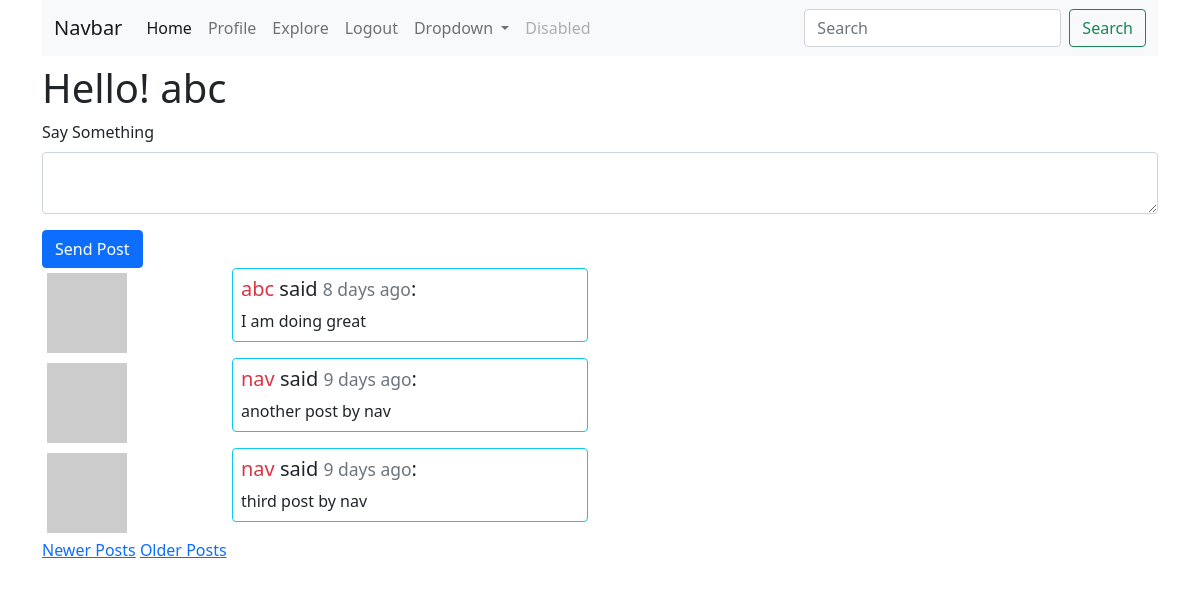
Page /index?page=2 (signed in) on the committed database.
### app/models.py (models this page shows, shortened)
class User(UserMixin, db.Model):
    id = db.Column(db.Integer, primary_key=True)
    username = db.Column(db.String(64), index=True, unique=True)
    email = db.Column(db.String(120), index=True, unique=True)
    password_hash = db.Column(db.String(128))
    posts = db.relationship('Post', backref='author', lazy='dynamic')
    about_me = db.Column(db.String(140))
    last_seen = db.Column(db.DateTime, default=datetime.utcnow)
    followed = db.relationship(
        'User', secondary=followers,
        primaryjoin = (followers.c.follower_id == id),
        secondaryjoin = (followers.c.followed_id == id),
        backref = db.backref('followers', lazy='dynamic'), lazy='dynamic')
    def avatar(self, size):
        digest = md5(self.email.lower().encode('utf-8')).hexdigest()
        return f'https://gravatar.com/avatar/{digest}?d=identicon&s={size}'
    def followed_posts(self):
        followed = Post.query.join(
            followers, (followers.c.followed_id == Post.user_id)).filter(
                followers.c.follower_id == self.id)
        own = Post.query.filter_by(user_id=self.id)
        return followed.union(own).order_by(Post.timestamp.desc())

class Post(db.Model):
    id = db.Column(db.Integer, primary_key=True)
    body = db.Column(db.String(140))
    timestamp = db.Column(db.DateTime, index=True, default=datetime.utcnow)
    user_id = db.Column(db.Integer, db.ForeignKey('user.id'))

### app/routes.py (the view)
@app.route('/', methods=['GET', 'POST'])
@app.route('/index', methods=['GET', 'POST'])
@login_required
def index():
    form = PostForm()
    if form.validate_on_submit():
        post = Post(body=form.post.data, author=current_user)
        db.session.add(post)
        db.session.commit()
        flash('Your post is live !', 'success')
        return redirect(url_for('index'))
    page = request.args.get('page', default=1, type=int)
    posts = current_user.followed_posts().paginate(page, app.config['POSTS_PER_PAGE'], False)
    next_url = url_for('index', page=posts.next_num) if posts.has_next else None
    prev_url = url_for('index', page=posts.prev_num) if posts.has_prev else None
    return render_template('index.html', title='Home', form=form, posts=posts.items,
                            next_url=next_url, prev_url=prev_url)

### app/forms.py
class PostForm(FlaskForm):
    post = TextAreaField('Say Something', validators=[
        InputRequired('Please write something'), Length(min=1, max=140)])
    submit = SubmitField('Send Post')

### app/models.py (called while the page is built)
@login.user_loader
def load_user(id):
    return User.query.get(int(id))

### app/routes.py (called while the page is built)
@app.before_request
def before_request():
    if current_user.is_authenticated:
        current_user.last_seen = datetime.utcnow()
        db.session.commit()

### app/templates/index.html (shortened to what this page needs)
{% extends 'base.html' %}
{% block content %}
    <h1>Hello! {{ current_user.username }}</h1>
    {% if form %}
    <form action="", method="POST", novalidate>
        <div class="mb-3">
            {{ form.post.label(class_='form-label') }}
            {{ form.post(class_='form-control') }}
        </div>
        {{ form.submit(class_='btn btn-primary') }}
    </form>
    {% endif %}
    {% for post in posts %}
    {% include '_post.html' %}
    {% endfor %}
    {% if prev_url %}
    <a href="{{ prev_url }}">Newer Posts</a>
    {% endif %}
    {% if next_url %}
    <a href="{{ next_url }}">Older Posts</a>
    {% endif %}
{% endblock %}

### app/templates/_post.html
<div class="row justify-content-start">
    <div class="col-2">
        <img src="{{ post.author.avatar(36) }}" alt="avatar of {{ post.author.username }}" class="img-thumbnail border-white">
    </div>
    <div class="col-4">
        <div class="card mb-2 border-info">
            <div class="card-body p-2">
                <h5 class="card-title">
                    <a href="{{ url_for('user', username=post.author.username) }}" class="link-danger text-decoration-none">
                        {{ post.author.username }}
                    </a> said <small class="text-muted">{{ moment(post.timestamp).fromNow() }}</small>:
                </h5>
                <p class="card-text">{{ post.body }}</p>
            </div>
        </div>
    </div>
</div>

### rows in the picture
User: username "abc"
Post: author.username "abc", timestamp "8 days ago", body "I am doing great"
Post: author.username "nav", timestamp "9 days ago", body "another post by nav"
Post: author.username "nav", timestamp "9 days ago", body "third post by nav"
